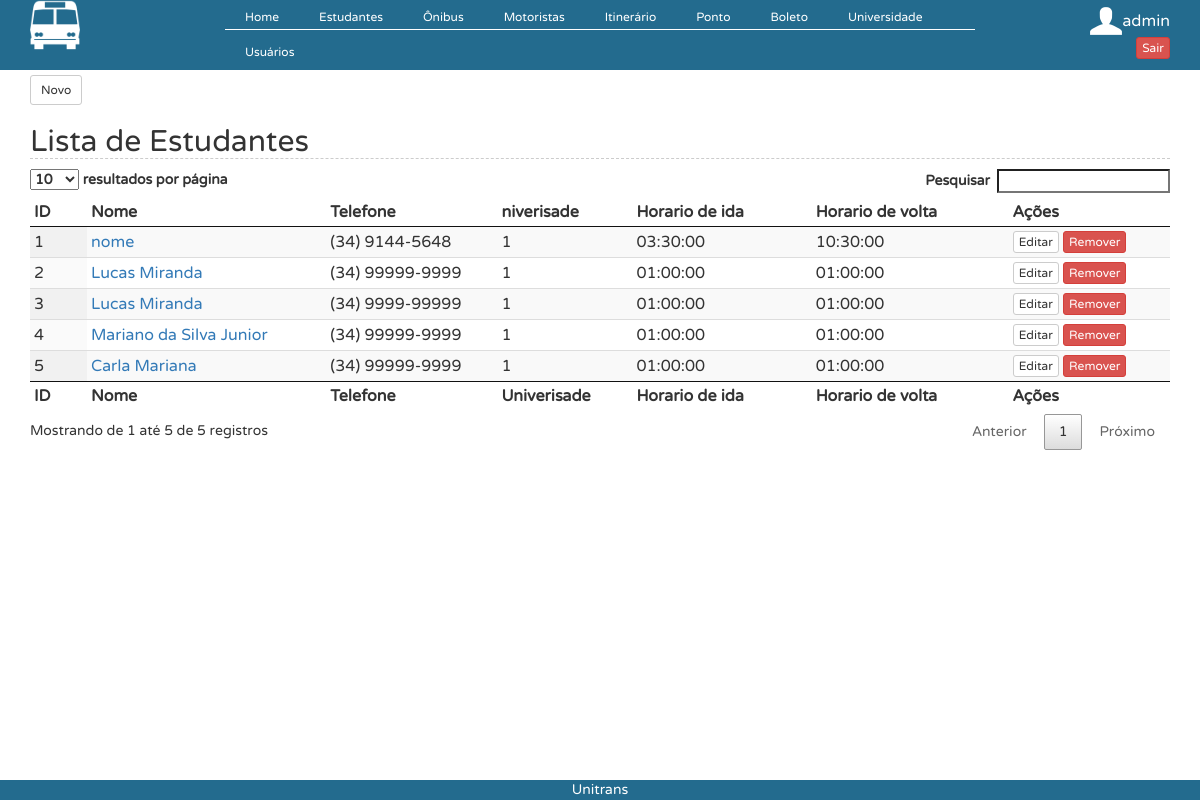
Page /?controller=estudante&action=index (signed in) on the earlier database version.
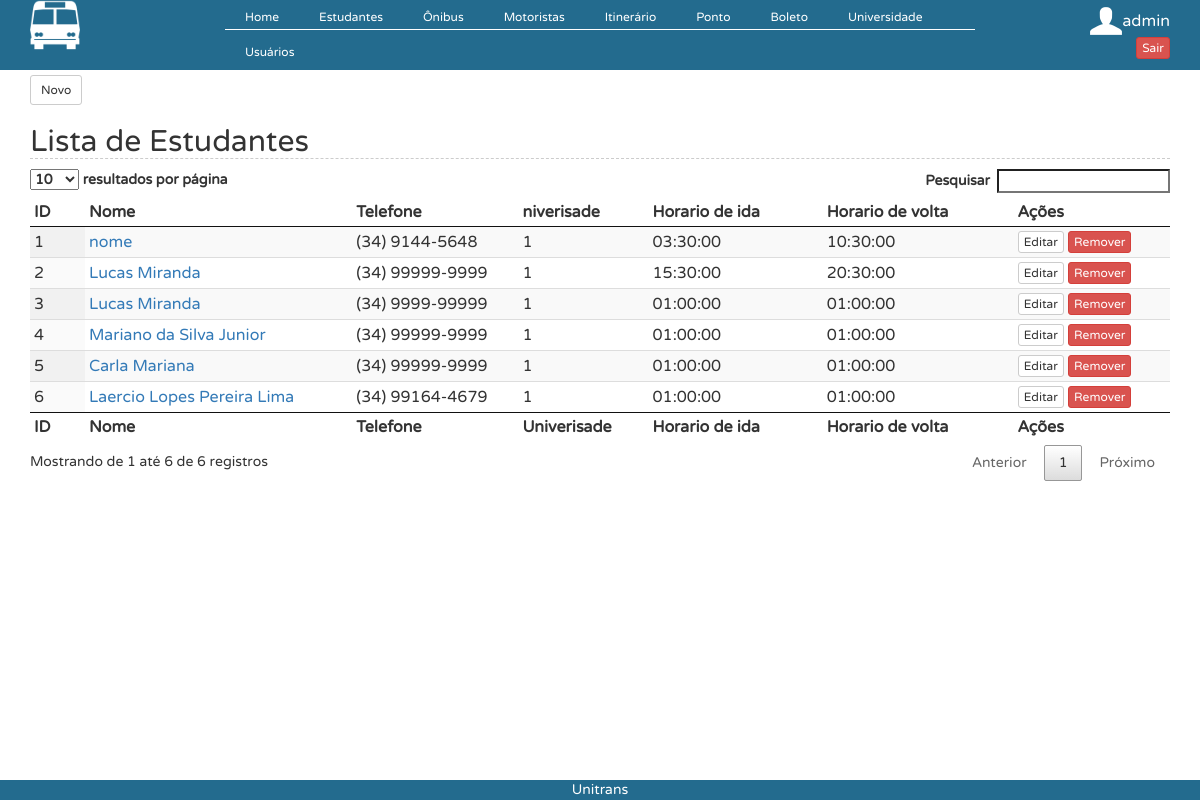
Same page on the later database version.
### tables this page shows
CREATE TABLE `estudante` (
  `id` int(11) NOT NULL AUTO_INCREMENT,
  `nome` varchar(45) DEFAULT NULL,
  `cpf` varchar(45) DEFAULT NULL,
  `data_de_nascimento` date DEFAULT NULL,
  `rua` varchar(45) DEFAULT NULL,
  `telefone` varchar(45) DEFAULT NULL,
  `fk_id_universidade` varchar(45) DEFAULT NULL,
  `curso` varchar(45) DEFAULT NULL,
  `login` varchar(45) DEFAULT NULL,
  `senha` varchar(45) DEFAULT NULL,
  `horario_de_ida` time DEFAULT NULL,
  `numero` int(11) DEFAULT NULL,
  `bairro` varchar(45) DEFAULT NULL,
  `cidade` varchar(45) DEFAULT NULL,
  `horario_de_volta` time DEFAULT NULL,
  `foto` varchar(100) DEFAULT NULL,
  `latitude` varchar(25) DEFAULT NULL,
  `longitude` varchar(25) DEFAULT NULL,
  `fk_id_ponto` int(11) DEFAULT '1',
  PRIMARY KEY (`id`)
);

### controllers/EstudanteController.php (called while the page is built, shortened)
<?php
class EstudanteController {
   public function index() {
      $estudantes = EstudanteDAO::all();
      require_once('views/estudante/index.php');
   }
}
?>

### connection.php (called while the page is built, shortened)
<?php
  class Db {
    private static $instance = NULL;
    public static function getInstance() {
      if (!isset(self::$instance)) {
        $pdo_options[PDO::ATTR_ERRMODE] = PDO::ERRMODE_EXCEPTION;
        self::$instance = new PDO('mysql:host=localhost;dbname=teste', 'root', '123456', $pdo_options);
      }
      return self::$instance;
    }
  }
?>

### models/EstudanteDAO.php (called while the page is built, shortened)
<?php
@include_once 'models/Estudante.php';
class EstudanteDAO {
    public static function all() {
        $lista = [];
        $req = Db::getInstance()->query('SELECT * FROM estudante');
        foreach ($req->fetchAll() as $linha) {
            $estudante = new Estudante();
            $estudante->setId($linha['id']);
            $estudante->setNome($linha["nome"]);
            $estudante->setCpf($linha["cpf"]);
            $estudante->setData_de_nascimento($linha["data_de_nascimento"]);
            $estudante->setTelefone($linha["telefone"]);
            $estudante->setRua($linha["rua"]);
            $estudante->setNumero($linha["numero"]);
            $estudante->setBairro($linha["bairro"]);
            $estudante->setCidade($linha["cidade"]);
            $estudante->setCurso($linha["curso"]);
            $estudante->setfk_id_universidade($linha["fk_id_universidade"]);
            $estudante->setHorario_de_ida($linha["horario_de_ida"]);
            $estudante->setHorario_de_volta($linha["horario_de_volta"]);
            $estudante->setLogin($linha["login"]);
            $estudante->setSenha($linha["senha"]);
            $estudante->setLat($linha["latitude"]);
            $estudante->setLong($linha["longitude"]);
            $estudante->setFk_id_ponto($linha["fk_id_ponto"]);
            $lista[] = $estudante;
        }
        return $lista;
    }
}

### models/Estudante.php (called while the page is built, shortened)
<?php
class Estudante{
    private $id;
    private $nome;
    private $telefone;
    private $fk_id_universidade;
    private $horario_de_ida;
    private $horario_de_volta;
function setId ($id){
        $this->id=$id;
    }
    function getId (){
        return $this->id;
    }
    public function getNome() {
        return $this->nome;
    }
    public function setNome($nome) {
        $this->nome = $nome;
    }
    public function getTelefone() {
        return $this->telefone;
    }
    public function setTelefone($telefone) {
        $this->telefone = $telefone;
    }
    public function getfk_id_universidade() {
        return $this->fk_id_universidade;
    }
    public function setfk_id_universidade($fk_id_universidade) {
        $this->fk_id_universidade = $fk_id_universidade;
    }
    public function getHorario_de_ida() {
        return $this->horario_de_ida;
    }
    public function setHorario_de_ida($horario_de_ida) {
        $this->horario_de_ida = $horario_de_ida;
    }
    public function getHorario_de_volta() {
        return $this->horario_de_volta;
    }
    public function setHorario_de_volta($horario_de_volta) {
        $this->horario_de_volta = $horario_de_volta;
    }
}
?>

### views/estudante/index.php (the view)
<button  onclick="location.href='?controller=estudante&action=add'" type="button" class="btn btn-default btn-sm" style="margin-top: 5px">
                    Novo
                </button><h2>Lista de Estudantes</h2>
<table id="example" class="display compact" cellspacing="0" width="100%">
    <thead>
        <tr>
            <th>ID</th>
            <th>Nome</th>
            <th>Telefone</th>
            <th>niverisade</th>
            <th>Horario de ida</th>
            <th>Horario de volta</th>
            <th>Ações</th>
        </tr>
    </thead>
    <tfoot>
        <tr>
            <th>ID</th>
            <th>Nome</th>
            <th>Telefone</th>
            <th>Univerisade</th>
            <th>Horario de ida</th>
            <th>Horario de volta</th>
            <th>Ações</th>
        </tr>
    </tfoot>
    <tbody>
        <?php foreach ($estudantes as $estudante) { ?>
            <tr>
                <td><?php echo $estudante->getId(); ?></td>
                <td><a href="?controller=estudante&action=view&id=<?php echo $estudante->getId();?>"><?php echo $estudante->getNome(); ?></a></td>
                <td><?php echo $estudante->getTelefone(); ?></td>
                <td><?php echo $estudante->getfk_id_universidade(); ?></td>
                <td><?php echo $estudante->getHorario_de_ida(); ?></td>
                <td><?php echo $estudante->getHorario_de_volta(); ?></td>
                <td><button type="button" onclick="location.href='?controller=estudante&action=edit&id=<?php echo base64_encode($estudante->getId());?>';" class="btn btn-default btn-xs">Editar</button>
                    <button type="button" onclick="javascript:remover('?controller=estudante&action=delete&id=<?php echo base64_encode($estudante->getId());?>');" class="btn btn-danger btn-xs">Remover</button>
                </td>
            </tr>
        <?php } ?>
    </tbody>
</table>

### index.php (shortened to what this page needs)
<link rel="stylesheet" type="text/css" href="webroot/css/estilo.css">
<link rel="stylesheet" type="text/css" href="webroot/css/bootstrap.css">
<link rel="stylesheet" type="text/css" href="webroot/css/dataTables.bootstrap.min.css">
<link rel="stylesheet" type="text/css" href="webroot/css/menu.css">
<?php
require_once('connection.php');
if (isset($_GET['controller']) && isset($_GET['action'])) {
    $controller = $_GET['controller'];
    $action = $_GET['action'];
} else {
    $controller = 'pages';
    $action = 'home';
}
require_once('views/layout.php');
?>

### views/layout.php (shortened to what this page needs)
<!DOCTYPE html PUBLIC "-//W3C//DTD XHTML 1.0 Strict//EN"
    "http://www.w3.org/TR/xhtml1/DTD/xhtml1-strict.dtd">
<html xmlns="http://www.w3.org/1999/xhtml" xml:lang="en" lang="en">
    <head>
    </head>
    <body>
        <div class="geral ">
            <div class="header container-fluid">
                <div class="col-sm-2">
                    <img src="webroot/img/logo.png" width="50"/>
                </div>
                <div class="col-sm-8">
                    <div class="drop">
                        <ul class="drop_menu">
                            <li><a href='#'>Home</a>
                            </li>
                            <li><a href='?controller=estudante&action=index'>Estudantes</a>
                            </li>
                            <li><a href='#'>Ônibus</a>
                            </li>
                            <li><a href='#'>Motoristas</a>
                            </li>
                            <li><a href='#'>Itinerário</a>
                            </li>
                            <li><a href='#'>Ponto</a>
                            </li>
                            <li><a href='#'>Boleto</a>
                            </li>
                            <li><a href='?controller=universidade&action=index'>Universidade</a>
                            </li>
                            <li><a href='?controller=usuario&action=index'>Usuários</a>
                            </li>
                        </ul>
                    </div>
                </div>
                <div class="col-sm-2">
                    <div style="margin-top: 5px; color: white; float: right">
                        <table>
                            <tr>
                                <td><img src="webroot/img/user.png" width="32" /></td>
                                <td style="color: white"><?php echo $_SESSION['login']; ?></td>
                            </tr>
                            <tr>
                                <td></td>
                                <td><button  onclick="location.href = '?controller=login&action=logout'" type="button" class="btn btn-danger btn-xs" style="margin-top: 0px; float: right">Sair</button>
                                </td>
                            </tr>
                        </table>
                    </div>
                </div>
            </div>
            <div class="content container">
                <?php require_once('routes.php'); ?>
            </div>
            <div class="footer">
                <center>
                    Unitrans
                </center>
            </div>
        </div>
    </body>
</html>

### routes.php (shortened to what this page needs)
<?php
function call($controller, $action) {
    switch ($controller) {
        case 'estudante':
            require_once('models/EstudanteDAO.php');
            $controller = new EstudanteController();
            break;
    }
    $controller->{ $action }();
}
        ?>
        <?php
$controllers = array('pages' => ['home', 'error'],
    'usuario' => ['index', 'add', 'edit', 'view', 'home', 'delete'],
    'universidade' => ['index', 'add', 'edit', 'view', 'delete'],
    'estudante' => ['index', 'add', 'edit', 'view', 'delete', 'mapa'],
    'comprovante' => ['index', 'add', 'edit', 'view', 'delete'],
    'login' => ['login', 'logout'],
	'motorista' => ['index', 'add', 'edit', 'view', 'delete'],
    'ponto' => ['index', 'add', 'edit', 'view', 'delete'],
    'boleto' => ['index', 'add', 'edit', 'view', 'delete'],
    'itinerario' => ['index', 'add', 'edit', 'view', 'delete'],
    'onibus' => ['index', 'add', 'edit', 'view', 'delete'],
    'posts' => ['index', 'show' ]);
if (array_key_exists($controller, $controllers)) {
    if (in_array($action, $controllers[$controller])) {
        call($controller, $action);
    } else {
        call('pages', 'error');
    }
} else {
    call('pages', 'error');
}
?>

### webroot/css/estilo.css (style rules this page uses)
* { margin:0; padding:0; font-family: myFirstFont; }
h2 { font-family: Arial, sans-serif; color: #3399CC; font-size: 30px; font-weight: bold; border-bottom: 1px dashed #ccc; margin: 0px 0px 0px 0px; }
.geral { min-height:100%; position:relative; }
.header { background-color: #236B8E; height: 70px; }
.footer { position:absolute; bottom:0; width:100%; background-color: #236B8E; color: white; }
.content { overflow:hidden; padding-bottom: 30px }

### webroot/css/menu.css (style rules this page uses)
.drop_menu { background: #236B8E; padding:0; margin:0; list-style-type:none; height:30px; border-bottom: 1px #fff ridge }
.drop_menu li { float:left; }
.drop_menu li a { padding:9px 20px; display:block; color:#fff; text-decoration:none; font-size: 12px }

Differences in the rows shown:
changed estudante id 2: horario_de_ida "01:00:00" → "15:30:00"; horario_de_volta "01:00:00" → "20:30:00"
added estudante: id "6", nome "Laercio Lopes Pereira Lima", telefone "(34) 99164-4679", fk_id_universidade "1", horario_de_ida "01:00:00", horario_de_volta "01:00:00"
Other differences:
text written by a page script: "resultados por página Pesquisar Mostrando de 1 até 5 de 5 registros Anterior 1 Próximo" → "resultados por página Pesquisar Mostrando de 1 até 6 de 6 registros Anterior 1 Próximo"
